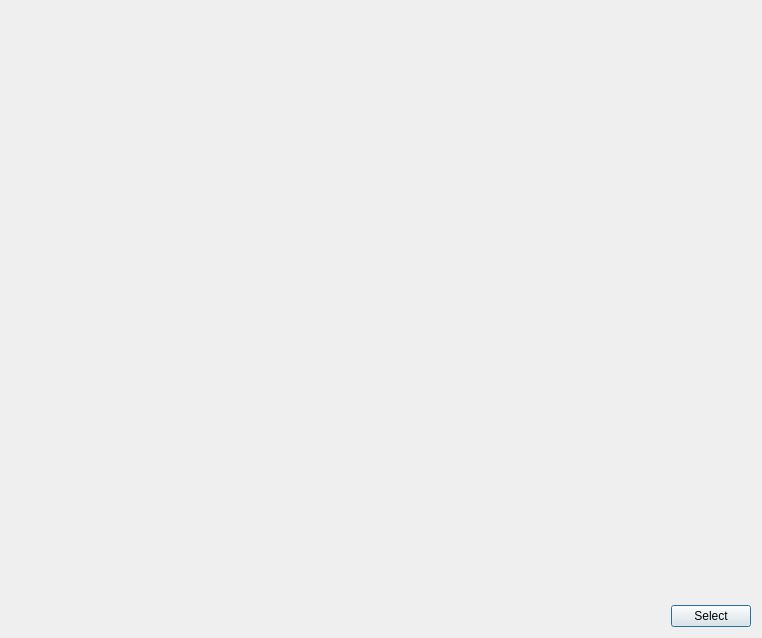
<?xml version="1.0" encoding="UTF-8"?>
<ui version="4.0">
 <class>AssetBrowserDlg</class>
 <widget class="QDialog" name="AssetBrowserDlg">
  <property name="geometry">
   <rect>
    <x>0</x>
    <y>0</y>
    <width>762</width>
    <height>638</height>
   </rect>
  </property>
  <property name="windowTitle">
   <string>Asset Browser</string>
  </property>
  <layout class="QVBoxLayout" name="verticalLayout">
   <item>
    <widget class="WQtAssetBrowserWidget" name="AssetBrowserWidget" native="true"/>
   </item>
   <item>
    <layout class="QHBoxLayout" name="horizontalLayout">
     <item>
      <spacer name="horizontalSpacer">
       <property name="orientation">
        <enum>Qt::Horizontal</enum>
       </property>
       <property name="sizeHint" stdset="0">
        <size>
         <width>40</width>
         <height>20</height>
        </size>
       </property>
      </spacer>
     </item>
     <item>
      <widget class="QPushButton" name="ButtonSelect">
       <property name="text">
        <string>Select</string>
       </property>
       <property name="default">
        <bool>true</bool>
       </property>
      </widget>
     </item>
    </layout>
   </item>
  </layout>
 </widget>
 <customwidgets>
  <customwidget>
   <class>WQtAssetBrowserWidget</class>
   <extends>QWidget</extends>
   <header>EditorFramework/Assets/AssetBrowserWidget.moc.h</header>
   <container>1</container>
  </customwidget>
 </customwidgets>
 <resources/>
 <connections/>
</ui>
